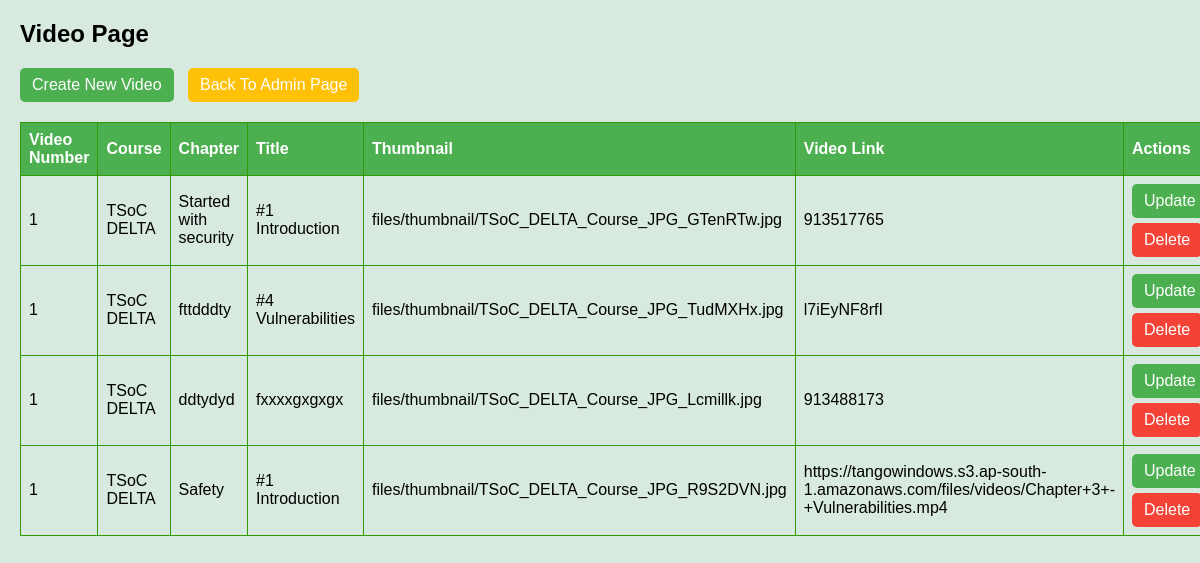
/videopage/, run on the app's committed database.
### tango/models.py (models this page shows, shortened)
class Video(models.Model):
    chapter = models.ForeignKey(Chapter,null=True,on_delete=models.CASCADE)
    course = models.ForeignKey(Course,null=True,on_delete=models.CASCADE)
    thumbnail = models.ImageField(upload_to='files/thumbnail/',null=True)
    title =  models.CharField(max_length=100,null=True)
    serial_number = models.IntegerField(null=True)
    video_id = models.CharField(max_length=250,null=True)
    slug = models.CharField(max_length=40,null=True,unique=True)

class Course(models.Model):
    name = models.CharField(max_length=40,null=True)
    slug = models.CharField(max_length=40,null=True)
    description = models.CharField(max_length=300,null=True)
    price = models.IntegerField(null=True)
    discount = models.IntegerField(null=True,default=0)
    active = models.BooleanField(default=False)
    thumbnail = models.ImageField(upload_to='files/thumbnail/')
    date = models.DateTimeField(auto_now_add=True)
    resource = models.FileField(upload_to='files/resource/')
    time_to_complete = models.CharField(max_length=50,null=True)
    numbers_of_chapter = models.IntegerField(null=True)
    requirement_to_complete = models.CharField(max_length=100,null=True)
    language = models.CharField(max_length=100,null=True)
    def __str__(self):
        return self.name

class Chapter(models.Model):
    course = models.ForeignKey(Course,null=True,on_delete=models.CASCADE)
    title =  models.CharField(max_length=100,null=True)
    thumbnail = models.ImageField(upload_to='files/thumbnail/',null=True)
    is_preview = models.BooleanField(default=False)
    slug = models.CharField(max_length=40,null=True,unique=True)
    serial_number = models.IntegerField(null=True)
    complete_chapter = models.BooleanField(default=False)
    number_of_videos = models.IntegerField(null=True)
    def __str__(self):
        return self.title

### tango/views.py (the view)
# urls.py: path('videopage/',views.VideoPage,name='videopage'),
def VideoPage(request):
    videos = Video.objects.all()
    context = {'videos':videos}
    return render(request,'tango/admin/videopage.html',context)

### tango/templates/tango/admin/videopage.html (shortened to what this page needs)
{% load static %}
<!DOCTYPE html>
<html lang="en">
<head>
</head>
<body>
    <div class="actions">
        <h2>Video Page</h2>
        <a href="{% url 'createvideopage' %}" class="up">Create New Video</a>
        <a href="{% url 'adminpage' %}" class="war">Back To Admin Page</a>
    </div>
    <table>
        <thead>
            <tr>
                <th>Video Number</th>
                <th>Course</th>
                <th>Chapter</th>
                <th>Title</th>
                <th>Thumbnail</th>
                <th>Video Link</th>
                <th>Actions</th>
            </tr>
        </thead>
        <tbody>
            {% for video in videos %}
                <tr>
                    <td>{{ video.serial_number }}</td>
                    <td>{{ video.course }}</td>
                    <td>{{ video.chapter }}</td>
                    <td>{{ video.title }}</td>
                    <td>{{ video.thumbnail }}</td>
                    <td>{{ video.video_id }}</td>
                    <td>
                        <a href="{% url 'updatevideopage' video.id %}" class="up">Update</a>
                        <a href="{% url 'deletevideopage' video.id %}" class="del">Delete</a>
                    </td>
                </tr>
            {% endfor %}
        </tbody>
    </table>
</body>
</html>

### tango/templates/tango/admin/videopage.html (style rules this page uses)
body { font-family: Arial, sans-serif; background-color: #d8e9df; margin: 20px; }
table { width: 100%; border-collapse: collapse; margin-top: 20px; }
th, td { border: 1px solid #339900; padding: 8px; text-align: left; }
th { background-color: #4caf50; color: white; }
.up, .del, .war { display: inline-block; padding: 8px 12px; text-decoration: none; border-radius: 5px; margin-right: 10px; }
.up { background-color: #4caf50; color: #fff; }
.war { background-color : #ffc107; color: #fff; }
.del { margin-top: 5px; background-color: #f44336; color: #fff; }

### data on the page
Video: serial_number "1", course "TSoC DELTA", chapter "Started with security", title "#1 Introduction", thumbnail "files/thumbnail/TSoC_DELTA_Course_JPG_GTenRTw.jpg", video_id "913517765"
Video: serial_number "1", course "TSoC DELTA", chapter "fttdddty", title "#4 Vulnerabilities", thumbnail "files/thumbnail/TSoC_DELTA_Course_JPG_TudMXHx.jpg", video_id "l7iEyNF8rfI"
Video: serial_number "1", course "TSoC DELTA", chapter "ddtydyd", title "fxxxxgxgxgx", thumbnail "files/thumbnail/TSoC_DELTA_Course_JPG_Lcmillk.jpg", video_id "913488173"
Video: serial_number "1", course "TSoC DELTA", chapter "Safety", title "#1 Introduction", thumbnail "files/thumbnail/TSoC_DELTA_Course_JPG_R9S2DVN.jpg", video_id "https://tangowindows.s3.ap-south-1.amazonaws.com/files/videos/Chapter+3+-+Vulnerabilities.mp4"
